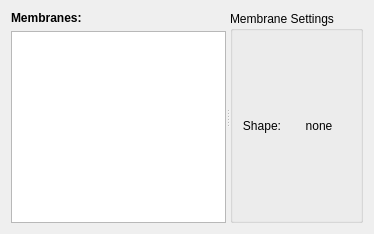
       <widget class="QWidget" name="tabMembranes">
        <property name="whatsThis">
         <string>&lt;h4&gt;Membranes tab&lt;/h4&gt;
&lt;p&gt;In the Membranes tab you can see all the membranes in the model, highlighted in green.&lt;/p&gt;
&lt;p&gt;A membrane is the region where two adjacent compartments touch, and it is where reactions that involve species from both compartments will take place.&lt;/p&gt;</string>
        </property>
        <attribute name="title">
         <string>Membranes</string>
        </attribute>
        <layout class="QHBoxLayout" name="horizontalLayout_10">
         <item>
          <widget class="QSplitter" name="splitter_3">
           <property name="orientation">
            <enum>Qt::Horizontal</enum>
           </property>
           <property name="childrenCollapsible">
            <bool>false</bool>
           </property>
           <widget class="QWidget" name="verticalLayoutWidget_2">
            <layout class="QVBoxLayout" name="verticalLayout_6">
             <item>
              <widget class="QLabel" name="lblMembranes">
               <property name="sizePolicy">
                <sizepolicy hsizetype="Fixed" vsizetype="Fixed">
                 <horstretch>0</horstretch>
                 <verstretch>0</verstretch>
                </sizepolicy>
               </property>
               <property name="font">
                <font>
                 <weight>75</weight>
                 <bold>true</bold>
                </font>
               </property>
               <property name="autoFillBackground">
                <bool>true</bool>
               </property>
               <property name="text">
                <string>Membranes:</string>
               </property>
               <property name="scaledContents">
                <bool>false</bool>
               </property>
               <property name="alignment">
                <set>Qt::AlignLeading|Qt::AlignLeft|Qt::AlignVCenter</set>
               </property>
              </widget>
             </item>
             <item>
              <widget class="QListWidget" name="listMembranes">
               <property name="sizePolicy">
                <sizepolicy hsizetype="Preferred" vsizetype="Expanding">
                 <horstretch>0</horstretch>
                 <verstretch>0</verstretch>
                </sizepolicy>
               </property>
              </widget>
             </item>
            </layout>
           </widget>
           <widget class="QGroupBox" name="grpMembranes">
            <property name="sizePolicy">
             <sizepolicy hsizetype="Expanding" vsizetype="Preferred">
              <horstretch>1</horstretch>
              <verstretch>0</verstretch>
             </sizepolicy>
            </property>
            <property name="title">
             <string>Membrane Settings</string>
            </property>
            <layout class="QVBoxLayout" name="verticalLayout_5">
             <item>
              <layout class="QGridLayout" name="gridMembranesSettings">
               <item row="0" column="0">
                <widget class="QLabel" name="lblMembraneShapeLabel">
                 <property name="sizePolicy">
                  <sizepolicy hsizetype="Fixed" vsizetype="Preferred">
                   <horstretch>0</horstretch>
                   <verstretch>0</verstretch>
                  </sizepolicy>
                 </property>
                 <property name="text">
                  <string>Shape:</string>
                 </property>
                 <property name="alignment">
                  <set>Qt::AlignRight|Qt::AlignTrailing|Qt::AlignVCenter</set>
                 </property>
                </widget>
               </item>
               <item row="0" column="1" colspan="2">
                <widget class="QLabel" name="lblMembraneShape">
                 <property name="sizePolicy">
                  <sizepolicy hsizetype="Expanding" vsizetype="Expanding">
                   <horstretch>0</horstretch>
                   <verstretch>0</verstretch>
                  </sizepolicy>
                 </property>
                 <property name="whatsThis">
                  <string/>
                 </property>
                 <property name="text">
                  <string>none</string>
                 </property>
                 <property name="scaledContents">
                  <bool>true</bool>
                 </property>
                 <property name="alignment">
                  <set>Qt::AlignCenter</set>
                 </property>
                </widget>
               </item>
              </layout>
             </item>
            </layout>
           </widget>
          </widget>
         </item>
        </layout>
       </widget>
